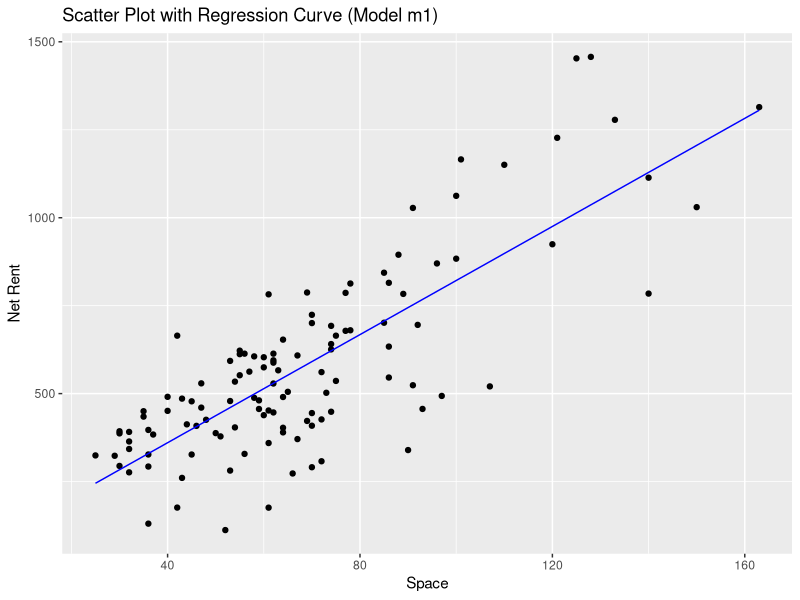
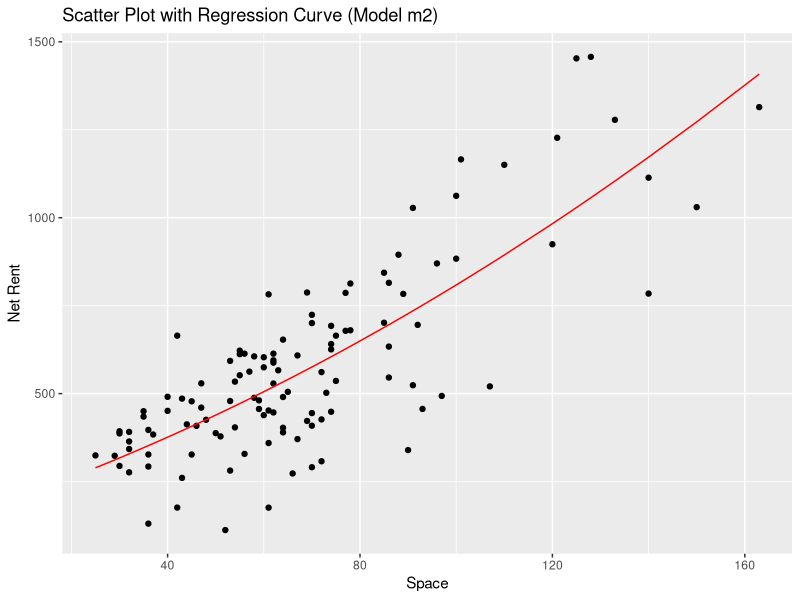

R code for these plots, in order:
# loading the library for plotting
library(ggplot2)

# read the data
rent_data <- read.csv("data/Rent-21998.csv")

# looking at the data
head(rent_data)

# number of rows in the dataset
nrow(rent_data) # 117

# looking at the column names and their types
str(rent_data)


# defining model to explain netrent by space

m1 <- lm(netrent ~ space, data = rent_data)

# constructing the model
# Create the quadratic term
rent_data$space2 <- rent_data$space ^ 2


# Fit the quadratic model
m2 <- lm(netrent ~ space + space2, data = rent_data)

# explain netrent by room, year and space
m3 <- lm(netrent ~ rooms + year + space, data = rent_data)
# having a look at summary of m3
summary(m3) # the estimated standard deviation of residuals is 163

# we can also find standard residual error as the following
summary_m3 <- summary(m3)
summary_m3$sigma

# Explain netrent by space and space^2 and year and kitchen
m4 <- lm(netrent ~ space + space2 + year + kitchen, data = rent_data)

# creating a new data and then predicting the netrent for that
new_apartment <- data.frame(
  space = 60,
  space2 = 60^2,
  year = 1975,
  kitchen = "no"
)

# using predict function to make predictions
predicted_rent <- predict(m4, newdata = new_apartment)
predicted_rent  # It gives prediction of 507.6766


# taking a look at all the AIC values of the models
# Calculate AIC for each model
aic_m1 <- AIC(m1)
aic_m2 <- AIC(m2)
aic_m3 <- AIC(m3)
aic_m4 <- AIC(m4)

# Print the AIC values
# among the AIC models we find the lowest AIC, that belongs to model m4
# thus m4 is the preferred model
aic_m1
aic_m2
aic_m3
aic_m4


# looking at the m3 summary we conclude that coefficient for rooms is not significant 
# at 10%
summary(m3)



# part f: The plots

# Example data for plotting
plot_data <- data.frame(space = rent_data$space,
                        netrent = rent_data$netrent,
                        space2 = rent_data$space^2)

# Predictions from models
plot_data$m1_pred <- predict(m1, newdata = plot_data)
plot_data$m2_pred <- predict(m2, newdata = plot_data)

# Sort data by space for smoother plotting
plot_data <- plot_data[order(plot_data$space), ]


# create the scatter plots and regression curves
# Scatter plot with regression curve for model m1
p_m1 <- ggplot(plot_data, aes(x = space, y = netrent)) +
  geom_point() +
  geom_line(aes(y = m1_pred), color = "blue") +
  labs(title = "Scatter Plot with Regression Curve (Model m1)",
       x = "Space",
       y = "Net Rent")

# Scatter plot with regression curve for model m2
p_m2 <- ggplot(plot_data, aes(x = space, y = netrent)) +
  geom_point() +
  geom_line(aes(y = m2_pred), color = "red") +
  labs(title = "Scatter Plot with Regression Curve (Model m2)",
       x = "Space",
       y = "Net Rent")

# displaying the plots
p_m1
p_m2


# part g: 
summary(m4)
# This indicates that, on average, apartments with an upscale kitchen (kitchenyes = yes)
# have a net rent that is approximately $117.0 higher than apartments without an upscale
# kitchen (kitchenyes = no), all else being equal.


# part h: 
# In the context of comparing the four models (m1, m2, m3, and m4) using F-tests,
# we typically use F-tests to assess whether adding additional variables (or terms)
# in a model significantly improves its fit compared to a simpler model. 

# The code needed for F-tests
# F-test for m1 vs. m2
anova(m1, m2)

# F-test for m2 vs. m3
anova(m2, m3)

# F-test for m3 vs. m4
anova(m3, m4)

# m1 vs. m2: Model m1 is preferred because m2 does not provide a significant improvement in fit.
# m2 vs. m3: Model m2 is preferred because m3 does not provide a significant improvement in fit.
# m3 vs. m4: Model m4 is preferred because m4 provides a significant improvement in fit compared to m3.

